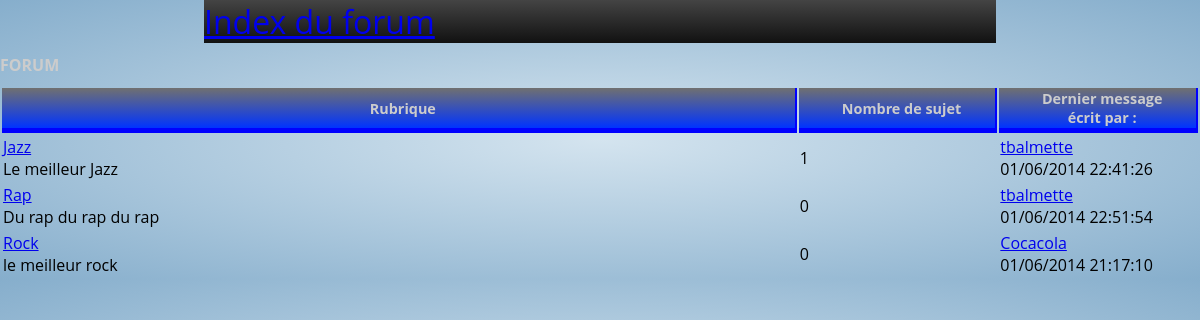
The page /forum/index.php on the database its author committed.
### tables this page shows
CREATE TABLE IF NOT EXISTS `forum_rubrique` (
  `id_rubrique` int(3) NOT NULL AUTO_INCREMENT,
  `titre_rub` varchar(100) NOT NULL,
  `description` varchar(1000) NOT NULL,
  `actif` int(11) NOT NULL,
  PRIMARY KEY (`id_rubrique`)
);

CREATE TABLE IF NOT EXISTS `membre` (
  `id` int(11) NOT NULL AUTO_INCREMENT,
  `login` varchar(20) DEFAULT NULL,
  `password` varchar(255) DEFAULT NULL,
  `zipcode` varchar(5) DEFAULT NULL,
  `mail` varchar(45) DEFAULT NULL,
  `photo` varchar(255) DEFAULT NULL,
  `name` varchar(255) DEFAULT NULL,
  PRIMARY KEY (`id`),
  UNIQUE KEY `login_UNIQUE` (`login`)
);

CREATE TABLE IF NOT EXISTS `forum_message` (
  `id_message` int(11) NOT NULL AUTO_INCREMENT,
  `text` text NOT NULL,
  `date_publication` datetime NOT NULL,
  `id_user` int(11) NOT NULL,
  `id_sujet` int(11) NOT NULL,
  `actif` int(11) NOT NULL,
  PRIMARY KEY (`id_message`)
);

### forum/controleurs/forum_rubrique.php (called while the page is built, shortened)
<?php
include_once('modeles/forum.php');
$req1 = listeRubrique();
include ('vues/forum_rubrique.php');
?>

### forum/modeles/forum.php (called while the page is built, shortened)
<?php
function listeRubrique()
{
	global $bdd;
	$req = $bdd->query('SELECT * FROM forum_rubrique');
	return $req;
}
function nombreSujet($donnees)
{
    global $bdd;
    $req = $bdd->prepare('SELECT COUNT(*) AS nb_sujet FROM forum_sujet INNER JOIN forum_rubrique ON forum_sujet.id_rubrique = forum_rubrique.id_rubrique WHERE forum_sujet.actif=0 AND titre_rub = ?');
    $req->execute(array($donnees));
    return $req;
}
function dernierMessageUser1($donnees)
{
    global $bdd;
    $req = $bdd->prepare('SELECT login FROM membre
                        INNER JOIN forum_message ON membre.id=forum_message.id_user
                        INNER JOIN forum_sujet ON forum_message.id_sujet = forum_sujet.id_sujet
                        INNER JOIN forum_rubrique ON forum_sujet.id_rubrique=forum_rubrique.id_rubrique
                        AND forum_rubrique.id_rubrique=?
                        WHERE forum_message.actif=0
                        ORDER BY login DESC LIMIT 1 ');
    $req->execute(array($donnees));
    return $req;
}
function dernierMessageDate1 ($donnees)
{
    global $bdd;
	$req = $bdd->prepare('SELECT date_publication FROM forum_message
                        INNER JOIN forum_sujet On forum_sujet.id_sujet=forum_message.id_sujet
                        INNER JOIN forum_rubrique ON forum_sujet.id_rubrique=forum_rubrique.id_rubrique
                        AND forum_rubrique.id_rubrique=?
                        WHERE forum_message.actif=0
                        ORDER BY date_publication DESC LIMIT 1');
	$req->execute(array($donnees));
	return $req;
}
function lienprofil($donnees3)
{
    global $bdd;
    $req = $bdd->prepare('SELECT * FROM membre WHERE login= ?');
    $req->execute(array($donnees3));
    return $req;
}
?>

### forum/vues/forum_rubrique.php (the view, shortened to what this page needs)
<!DOCTYPE HTML >
<html>
  <head>
    <LINK rel="stylesheet" href="css/forum.css">
  </head>
    <body>
     <div id='d1'>
            <a href="index.php?page=forum_rubrique">Index du forum</a>
          </div>
            <h1 class="t1">FORUM </h1>
            <table>
                <tr>
                    <th class="ce1">Rubrique</th>
                    <th class="ce2">Nombre de sujet</th>
                    <th class="ce3">Dernier message</br>écrit par :</th>
                </tr>
                <?php
                while ($donnees = $req1 -> fetch())
                {
                $req2 = nombreSujet($donnees['titre_rub']);
                $donnees2 = $req2 ->fetch();
                $req3 = dernierMessageUser1($donnees['id_rubrique']);
                $donnees3 = $req3 ->fetch();
                $req4 = dernierMessageDate1($donnees['id_rubrique']);
            	$donnees4 = $req4 ->fetch();
                $req5=lienprofil ($donnees3['login'])  ;
                $dn=$req5->fetch();
                $dateMySQL= $donnees4['date_publication'];
 				$date = new DateTime($dateMySQL);
                ?>
                    <tr>
                        <td><a href="index.php?page=forum_sujet&R=<?php echo $donnees['id_rubrique'];?>"><?php echo $donnees['titre_rub']; ?></a>
                           </br><?php echo $donnees['description'];?></td>
                           <?php
                         	 echo '<td>'.$donnees2['nb_sujet'].'</td>';
                          	 echo '<td><a href="index.php?page=profil&id='.$dn['id_user'].'">'.$donnees3['login'].'</a>';
                          	 if (empty($donnees4['date_publication']))
                    		{
                    		}
                    		else
                    		{
                    			echo '</br>'.$date->format('d/m/Y H:i:s').'</td>';
                    		}
                          ?>
                    </tr>
             <?php   } ?>
            </table>
           </body>
</html>

### forum/index.php (shortened to what this page needs)
<?php
if (!empty($_GET['page']) && is_file('controleurs/'.$_GET['page'].'.php'))
{
       include 'controleurs/'.$_GET['page'].'.php';
}
else
{
       include 'controleurs/forum_rubrique.php';
} ?>

### forum/css/forum.css (style rules this page uses)
html, body { margin: 0; padding: 0; font-family: 'Open Sans', sans-serif; background: rgb(212,228,239); background: -moz-radial-gradient(center, ellipse cover, rgba(212,228,239,1) 0%, rgba(134,174,204,1) 100%); background: -webkit-gradient(radial, center center, 0px, center center, 100%, color-stop(0%,rgba(212,228,239,1)), color-stop(100%,rgba(134,174,204,1))); background: -webkit-radial-gradient(center, ellipse cover, rgba(212,228,239,1) 0%,rgba(134,174,204,1) 100%); background: -o-radial-gradient(center, ellipse cover, rgba(212,228,239,1) 0%,rgba(134,174,204,1) 100%); background: -ms-radial-gradient(center, ellipse cover, rgba(212,228,239,1) 0%,rgba(134,174,204,1) 100%); background: radial-gradient(ellipse at center, rgba(212,228,239,1) 0%,rgba(134,174,204,1) 100%); background-size: cover; min-width: 800px; min-width: 1024px; }
#d1 { font-size: 2em; color : #CCCCCC; width : 66%; margin-left: auto; margin-right: auto; background-image : linear-gradient(#444444, #111111); }
.ce1 { width :40%; color :#CCCCCC; background-image:linear-gradient(#707070, #0033FF); border-right: 2px solid blue; border-bottom: 5px solid blue; font-size: 0.9em; padding-left: 10px; }
.ce2 { width :10%; color :#CCCCCC; background-image:linear-gradient(#707070, #0033FF); border-right: 2px solid blue; border-bottom: 5px solid blue; font-size: 0.9em; padding-left: 10px; }
.ce3 { width :10%; color :#CCCCCC; background-image:linear-gradient(#707070, #0033FF); border-right: 2px solid blue; border-bottom: 5px solid blue; font-size: 0.9em; padding-left: 10px; }
.t1 { color:#CCCCCC; font-size: 1em; }

### rows shown on the page
forum_rubrique: titre_rub "Jazz", description "Le meilleur Jazz", nb_sujet "1", membre.login "tbalmette", forum_message.date_publication "01/06/2014 22:41:26"
forum_rubrique: titre_rub "Rap", description "Du rap du rap du rap", nb_sujet "0", membre.login "tbalmette", forum_message.date_publication "01/06/2014 22:51:54"
forum_rubrique: titre_rub "Rock", description "le meilleur rock", nb_sujet "0", membre.login "Cocacola", forum_message.date_publication "01/06/2014 21:17:10"
